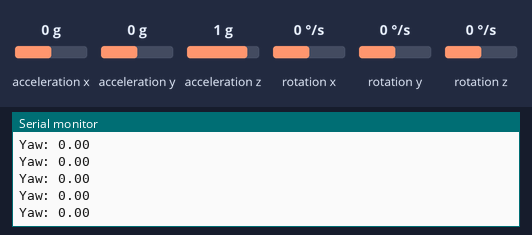
A sketch run on a simulated Arduino Uno, built with avr-gcc and run on an emulated ATmega328P. Parts: the last lines printed to the serial monitor. The test bench sets the inputs (shaded band); at power-on: rotation z 0 °/s, acceleration x 0 g, acceleration y 0 g, acceleration z 1 g, rotation x 0 °/s, rotation y 0 °/s. The ROS host is connected and sends only what is stated.

Above: at 1.2 s.
1.3 s: rotation z set to -192 °/s
At 2.4 s:
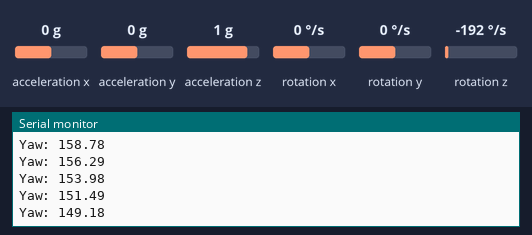
2.8 s: rotation z set to -100 °/s
At 3.9 s:
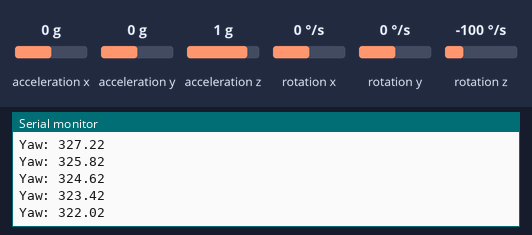
Timing chart, 0 to 5.8 s (numbered marks = the images above; inputs shaded):
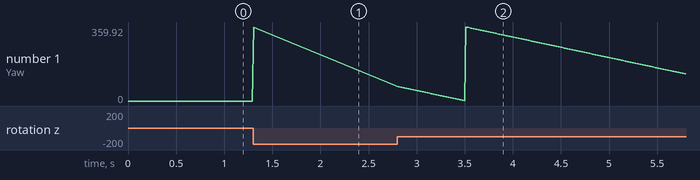

Measured:
- after the input at 1.3 s, the serial monitor: prints a new line at once (image 1)
- plotted number 1: 0 → 71.62 after the input at 1.3 s

The sketch:

main.ino
```cpp
#include <Wire.h>
#include <MPU6050.h>
#include <micro_ros_arduino.h>
#include <rcl/rcl.h>
#include <rclc/rclc.h>
#include <rclc/executor.h>
#include <std_msgs/msg/float32.h>


MPU6050 mpu;
rcl_publisher_t yaw_publisher;
std_msgs__msg__Float32 yaw_msg;
rcl_allocator_t allocator;
rclc_executor_t executor;
rcl_node_t node;
rclc_support_t support;

unsigned long lastTime;
float yaw = 0;  // Initialize yaw
int16_t gx, gy, gz;

void setup() {
  // Initialize serial communication
  Serial.begin(115200);
  Wire.begin();

  // Initialize MPU6050 sensor
  mpu.initialize();
  if (!mpu.testConnection()) {
    Serial.println("MPU6050 connection failed!");
    while (1);
  }
  Serial.println("MPU6050 ready.");

  // Initialize micro-ROS transports
set_microros_transports();

  // Initialize the micro-ROS system
  allocator = rcl_get_default_allocator();

  // Initialize micro-ROS support
  rclc_support_init(&support, 0, NULL, &allocator);

  // Initialize node
  rclc_node_init_default(&node, "imu_node", "", &support);

  // Initialize publisher for yaw
  rclc_publisher_init_default(
    &yaw_publisher,
    &node,
    ROSIDL_GET_MSG_TYPE_SUPPORT(std_msgs, msg, Float32),
    "yaw_angle");

  // Initialize executor
  rclc_executor_init(&executor, &support.context, 1, &allocator);

  lastTime = millis();
}

void loop() {
  unsigned long currentTime = millis();
  float dt = (currentTime - lastTime) / 1000.0;  // Time in seconds
  lastTime = currentTime;

  // Get gyro data
  mpu.getRotation(&gx, &gy, &gz);

  // Your original yaw calculation
  float gyroZdeg = (float)gz / 131.0;  // Convert raw to degrees per second
  yaw += gyroZdeg * dt;  // Integrate to get yaw

  // Normalize to 0-360 degrees
  if (yaw < 0) yaw += 360;
  if (yaw > 360) yaw -= 360;

  // Send the yaw value via micro-ROS
  yaw_msg.data = yaw;
  rcl_publish(&yaw_publisher, &yaw_msg, NULL);

  // Print yaw to Serial Monitor for debugging
  Serial.print("Yaw: ");
  Serial.println(yaw);

  // Spin executor to handle other tasks
  rclc_executor_spin_some(&executor, RCL_MS_TO_NS(100));
}
```
